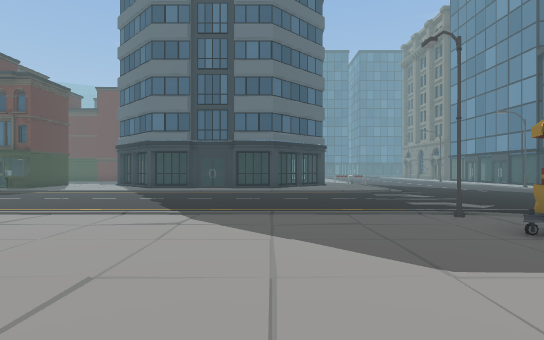
view 1 (above)

24 first-person views from a walk through a Unity game level. The camera is 1.5 m above the floor, looks level and sees 80° across. The floor is counted in squares, 2 m on a side. Each view is taken from the middle of a square. On the plan, view 1 faces up. The plan holds only what a view shows up to about 11 squares ahead; the rest is blank. The place goes on beyond the plan. Some animated figures are not drawn. Some surface patterns are stand-ins.

view 2
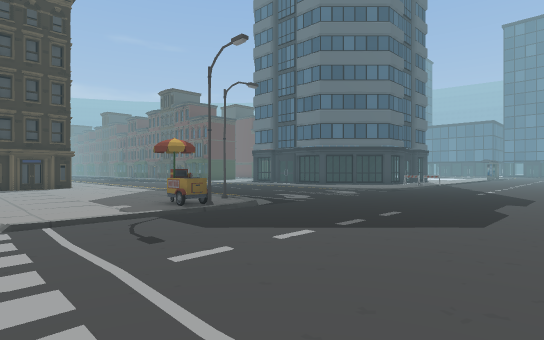

view 3
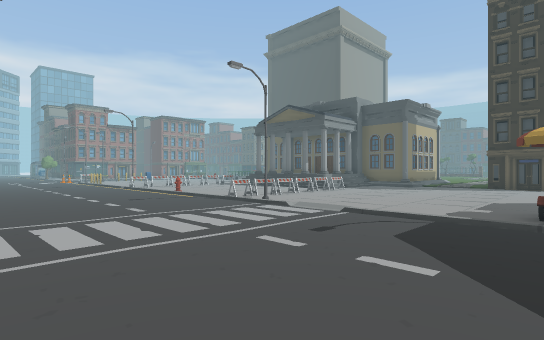

view 4
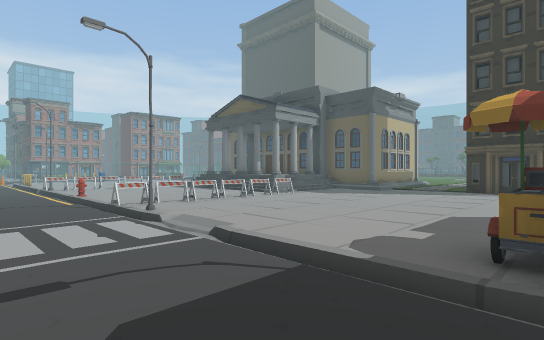

view 5
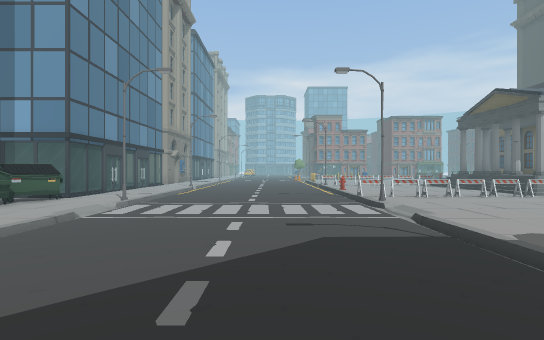

view 6
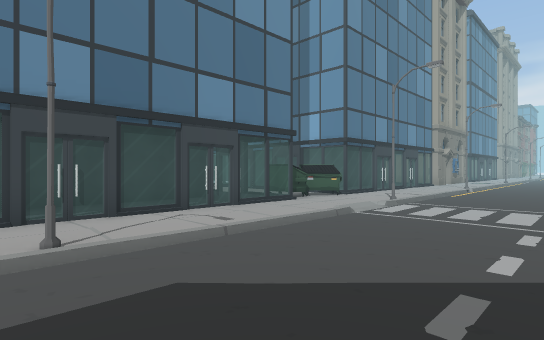

view 7
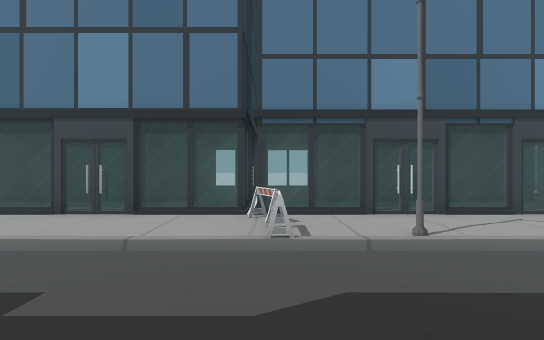

view 8
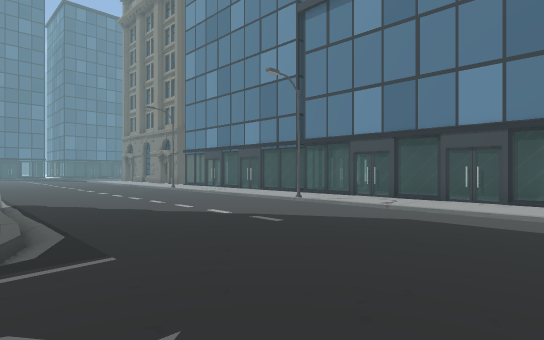

view 9
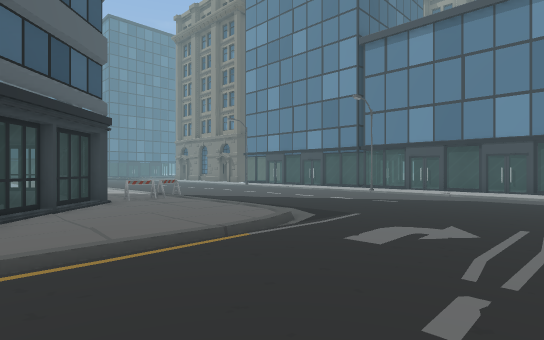

view 10
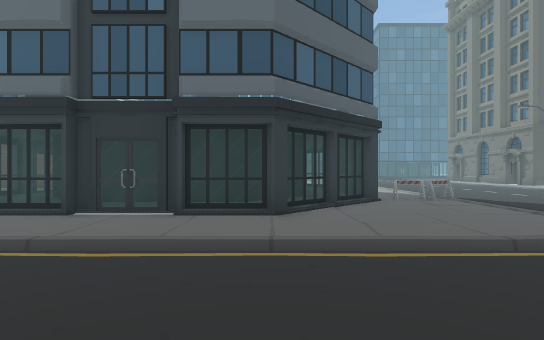

view 11
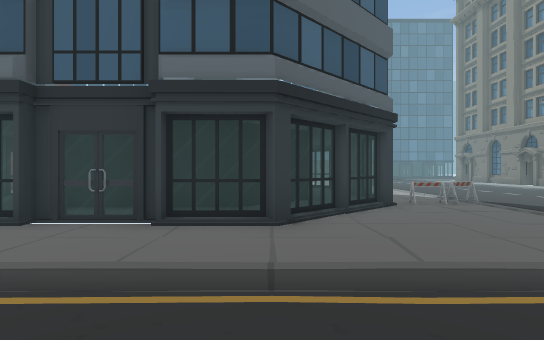

view 12
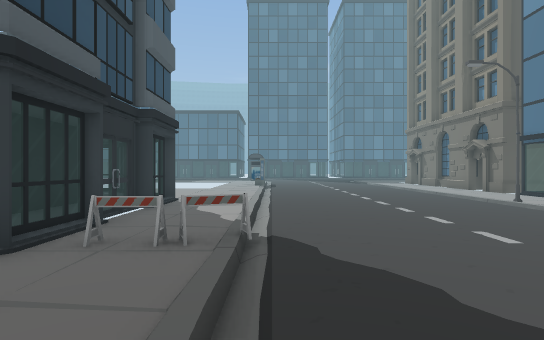

view 13
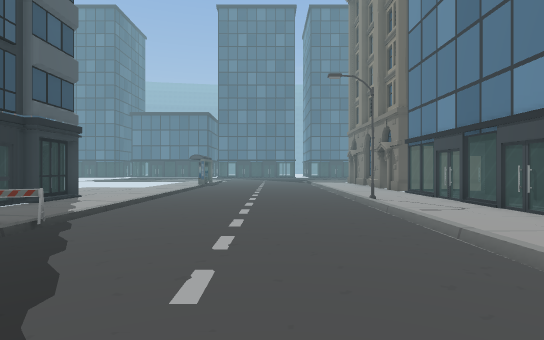

view 14
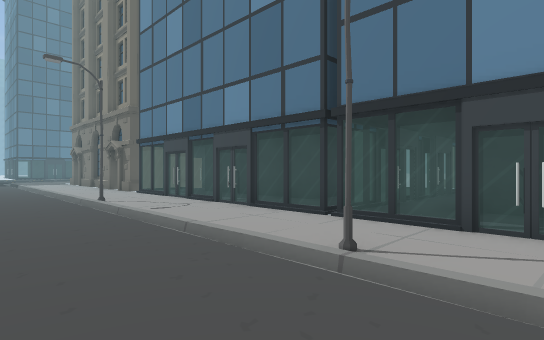

view 15
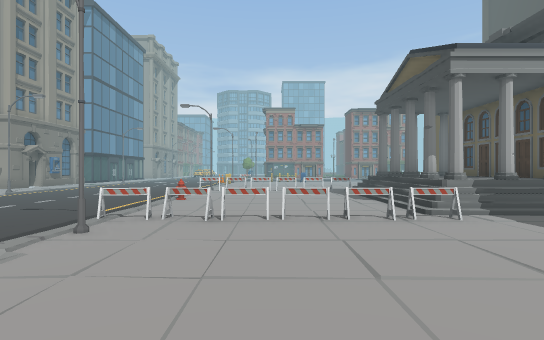

view 16
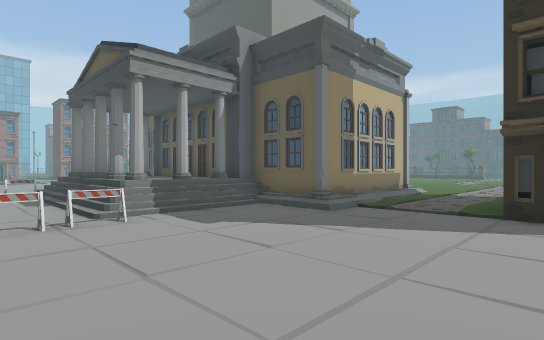

view 17
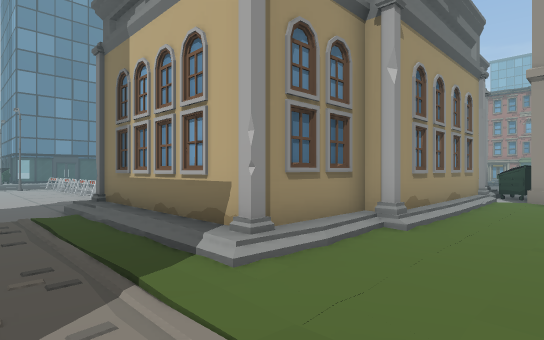

view 18
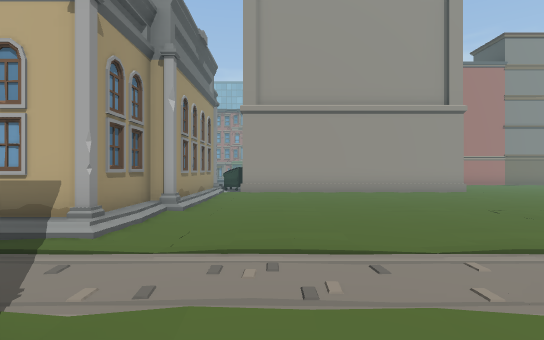

view 19
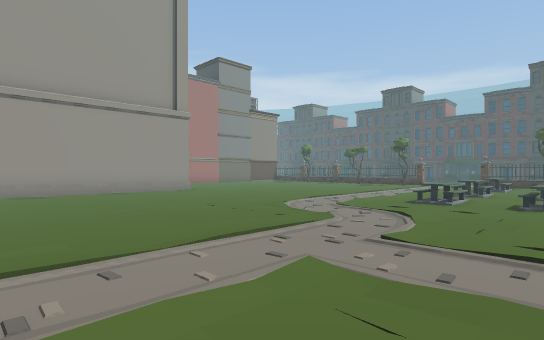

view 20
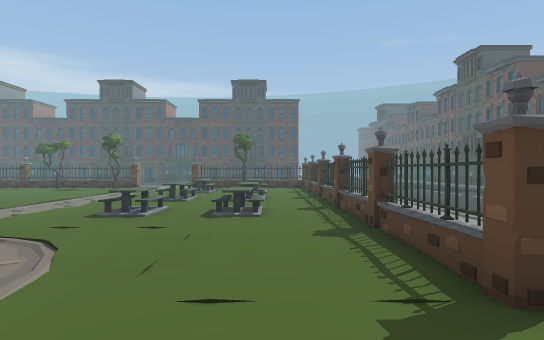

view 21
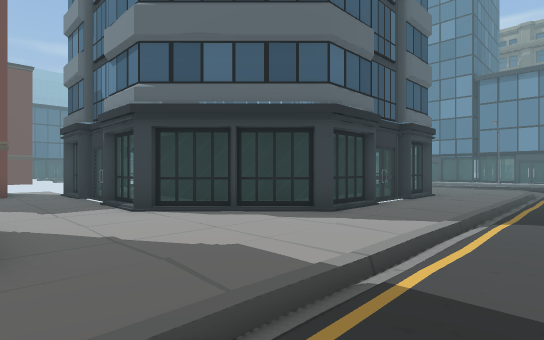

view 22
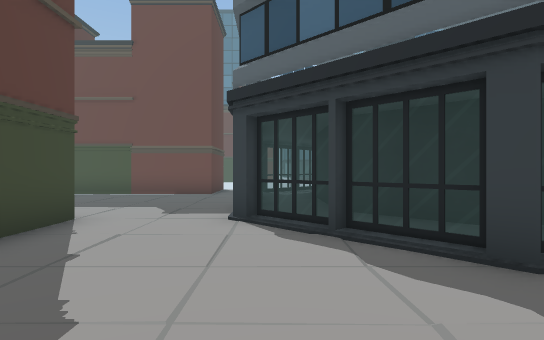

view 23
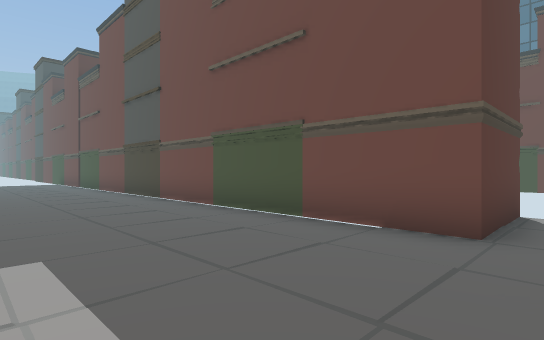

view 24
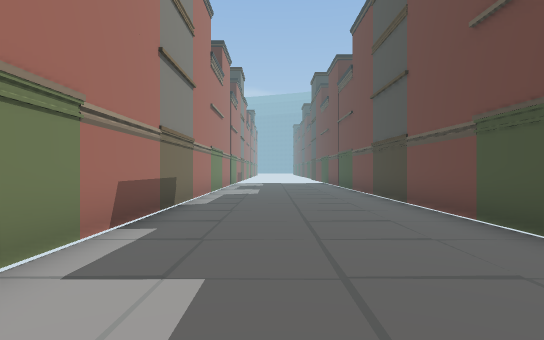

### Floor plan
Key: @ floor where view 1 was taken; # wall or solid block; x gap in a wall; . main floor; : floor 0.25 m higher than the main floor; + floor 1.25 m higher than the main floor; / step, stairs or slope; = window, fence, low wall or low ledge; T table; O other object.
Columns run from 24 left of view 1 to 14 right of it. Each row starts with its distance up from view 1.
 25                                  ./
 24                #             /..../  ##
 23                O        =/   /..../  ##
 22                O =#      =/  /..../  =#
 21     ############ ##       =. /..../  =#
 20                  =       #=. /..../# =#
 19                  ##      ##  /..../  =#
 18                . ##      ##  /..../  =#
 17                 .=##    ##=. /..../  =#
 16     ########### .=.##  ##.=OO/..../ .=#
 15               #  /=.####.=/  /..../ .==
 14                   /==##==/   /..../#.=#
 13                    ..  ..  ../..../ .=#
 12                            ......./  =#
 11                 ////////////....../  =#
 10               . ................../  =#
  9                  ................./  =#
  8 ...              ................./  ==
  7 .....             ................/OO==
  6  ////              /////////....../  =#
  5                            #....../# =#
  4                            .O/..../ .=#
  3          O.        O         /..../ .=#
  2          ../ .     O     ..  /..../  =#
  1        ..:.:..     #         /..../  =#
  0   TT T ::........../    @    /..../  ==
 -1 O T  T :..:::::::::/         /..../  OO
 -2 ::::::::..    ./####/        /..../# O
 -3 ........::     /O  O/../OOOOO/..../  =
 -4  ...:....:     #O  #//#/     /..../  =#
 -5                OO   #+//     /..../  =#
 -6                #O   #++/    O/..../
 -7                #O   #  /     /..../
 -8                OO   # x/     /..../
 -9        ###### ##    /##/     /..../

Positions as (right, up) in squares from view 1, and headings:
1: (0, 0), facing up
2: (10, 0), facing up-left
3: (10, 4), facing down-left
4: (7, 4), facing down-left
5: (7, 6), facing down
6: (7, 6), facing down-right
7: (7, 7), facing right
8: (4, 8), facing up-right
9: (0, 8), facing up-right
10: (0, 8), facing up
11: (0, 9), facing up
12: (5, 13), facing up
13: (8, 12), facing up
14: (8, 12), facing up-right
15: (2, 2), facing down
16: (1, 2), facing down-left
17: (-11, 0), facing down-right
18: (-11, 2), facing down
19: (-11, 2), facing down-left
20: (-13, 2), facing left
21: (-10, 10), facing up-right
22: (-7, 11), facing up
23: (-8, 17), facing up-left
24: (-9, 18), facing left
